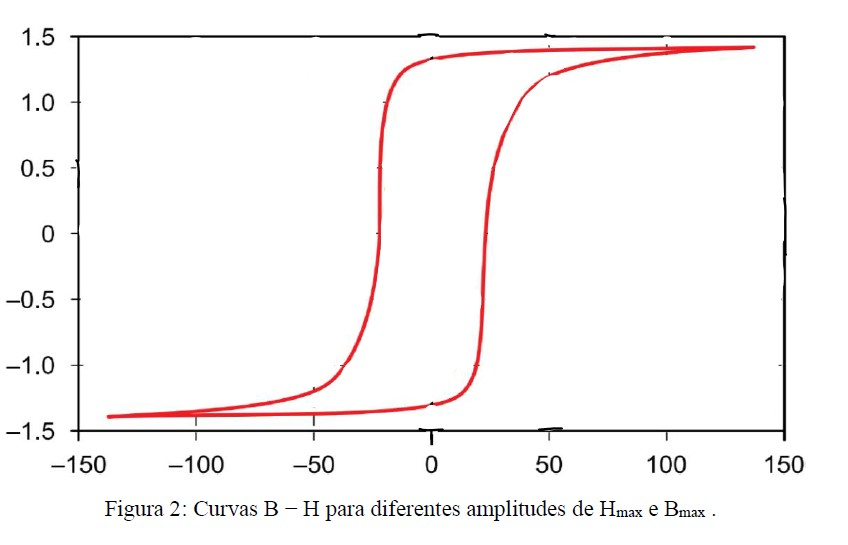
#> input picture Nova pasta/grafico.jpg, 848 x 545 px
$ python areagrafico.py
#> lines starting #> are read from the running program, lines starting #| are printed output that depends on the picture; after the words box and inside, x2 and y2 are one past the last pixel; in counts of white or black regions, pixels touching at a corner belong together
import cv2
import numpy as np

# Carregar imagem
img = cv2.imread('grafico.jpg', cv2.IMREAD_GRAYSCALE)
#> img: shape (545, 848); min 0, max 255, mean 247.1

# Aplicar detecção de bordas para melhorar a segmentação
edges = cv2.Canny(img, 50, 150)
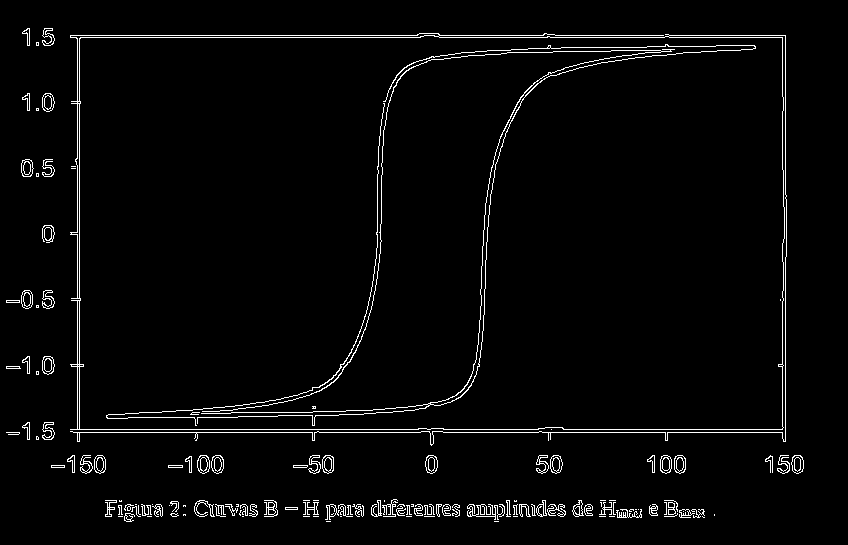
#> edges: shape (545, 848); 2.9% white in thin lines or dots, all inside (x1, y1, x2, y2) = (6, 28, 804, 522)

# Detectar contornos
contornos, _ = cv2.findContours(edges, cv2.RETR_EXTERNAL, cv2.CHAIN_APPROX_SIMPLE)
#> contornos = 138 contours, 82 with area under 20; largest, box (x1, y1, x2, y2) and area: (70, 33, 787, 446) 277310, (211, 455, 224, 474) 182, (197, 455, 210, 474) 182, (42, 356, 55, 375) 179, (425, 455, 438, 474) 178

# Criar uma imagem colorida para desenhar
img_color = cv2.cvtColor(img, cv2.COLOR_GRAY2BGR)

# Garantir que temos ao menos dois contornos para preencher a histerese
if len(contornos) >= 2:
    # Ordenar contornos pelo tamanho (maiores primeiro)
    contornos = sorted(contornos, key=cv2.contourArea, reverse=True)
    contorno_externo, contorno_interno = contornos[:2]
#> contorno_externo = contour of 257 points, box (x1, y1, x2, y2) (70, 33, 787, 446), area 277310; contorno_interno = contour of 23 points, box (x1, y1, x2, y2) (211, 455, 224, 474), area 182

    # Criar uma máscara e preencher entre os contornos
    mask = np.zeros_like(img, dtype=np.uint8)
    cv2.drawContours(mask, [contorno_externo], -1, 255, thickness=cv2.FILLED)
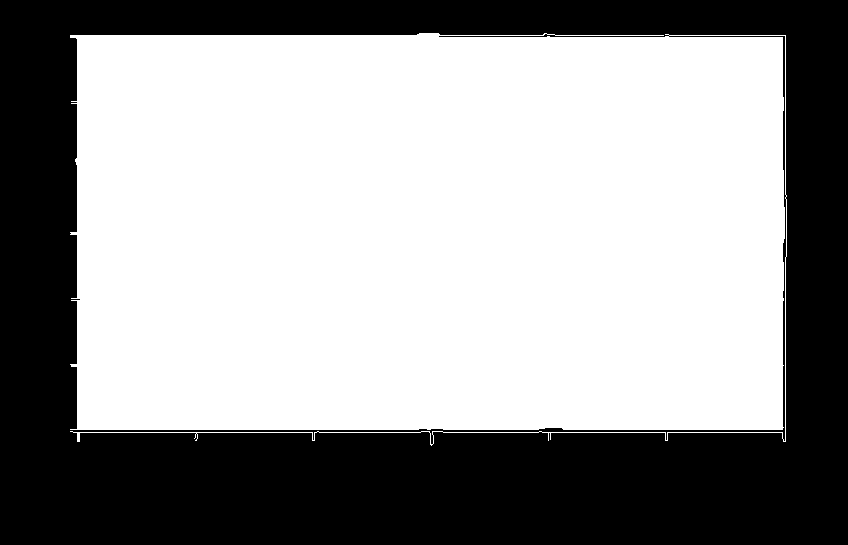
#> mask: shape (545, 848); 60.6% white; 1 black region, box (x1, y1, x2, y2) and area: (0, 0, 848, 545) 182146
    cv2.drawContours(mask, [contorno_interno], -1, 0, thickness=cv2.FILLED)

    # Pintar a área dentro da histerese
    img_color[mask == 255] = [0, 0, 255]
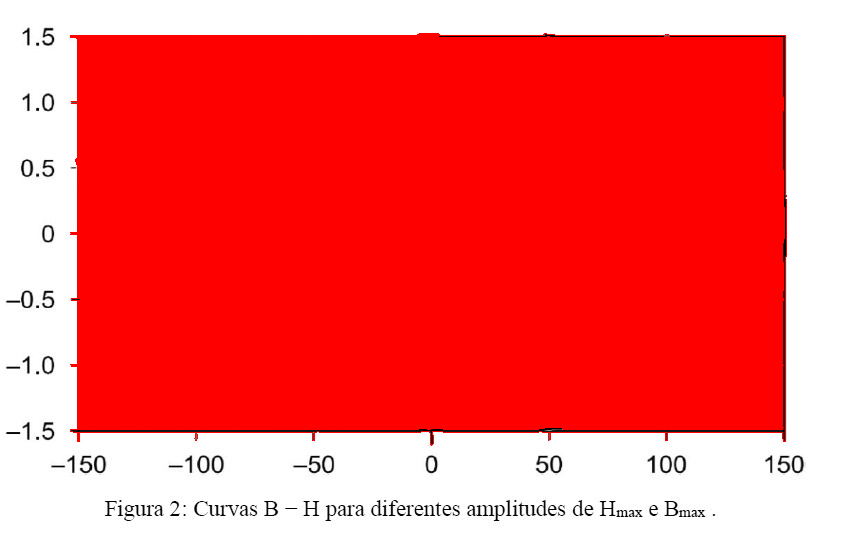
#> img_color: shape (545, 848, 3); mean B, G, R 96.6, 96.6, 251.1

    # Calcular a área interna da histerese
    area = np.sum(mask == 255)
#> area = 280014
    print(f"Área estimada: {area:.2f} pixels²")
#| Área estimada: 280014.00 pixels²
else:
    print("Contornos insuficientes detectados para preencher a histerese.")

# Mostrar a imagem com a área pintada
cv2.imshow('Área da Histerese', img_color)
cv2.waitKey(0)
cv2.destroyAllWindows()

$ run again, with Nova pasta/curva de magnetizacao.png saved as Nova pasta/grafico.jpg
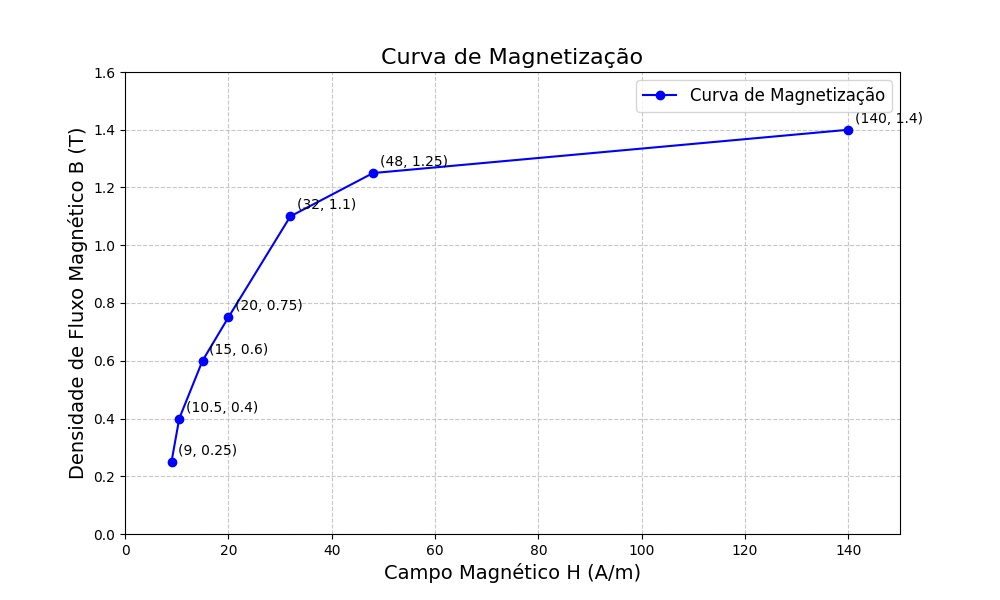
#> input picture Nova pasta/curva de magnetizacao.png, 1000 x 600 px
#> `edges = cv2.Canny(img, 50, 150)`:
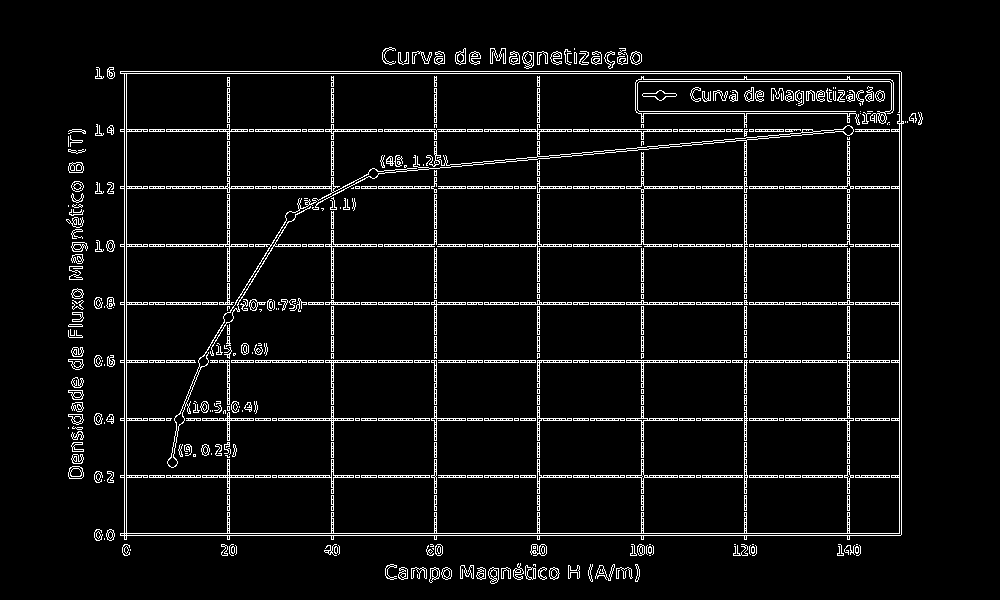
#> edges: shape (600, 1000); 5.6% white in thin lines or dots, all inside (x1, y1, x2, y2) = (66, 47, 923, 584)
#> contornos = 139 contours, 66 with area under 20; largest, box (x1, y1, x2, y2) and area: (120, 71, 904, 540) 360684, (68, 466, 84, 479) 160, (522, 51, 534, 69) 139, (68, 162, 84, 173) 134, (488, 567, 499, 584) 126
#> contorno_externo = contour of 108 points, box (x1, y1, x2, y2) (120, 71, 904, 540), area 360684; contorno_interno = contour of 17 points, box (x1, y1, x2, y2) (68, 466, 84, 479), area 160
#> mask: shape (600, 1000); 60.3% white; 1 black region, box (x1, y1, x2, y2) and area: (0, 0, 1000, 600) 238022
#> `img_color[mask == 255] = [0, 0, 255]`:
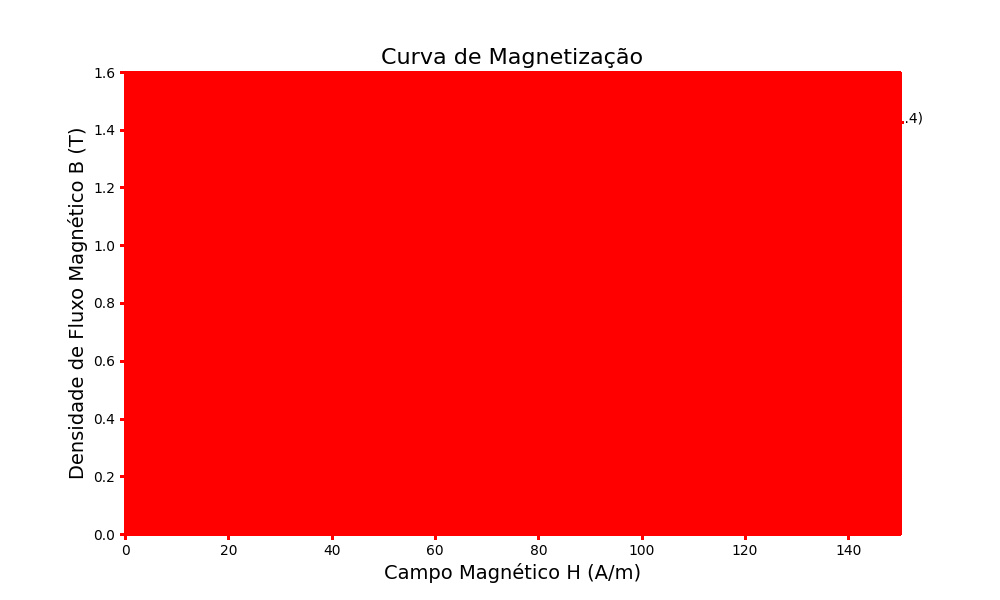
#> img_color: shape (600, 1000, 3); mean B, G, R 99.2, 99.2, 253
#> area = 361978
#| Área estimada: 361978.00 pixels²

$ run again, with Nova pasta/letrab.png saved as Nova pasta/grafico.jpg
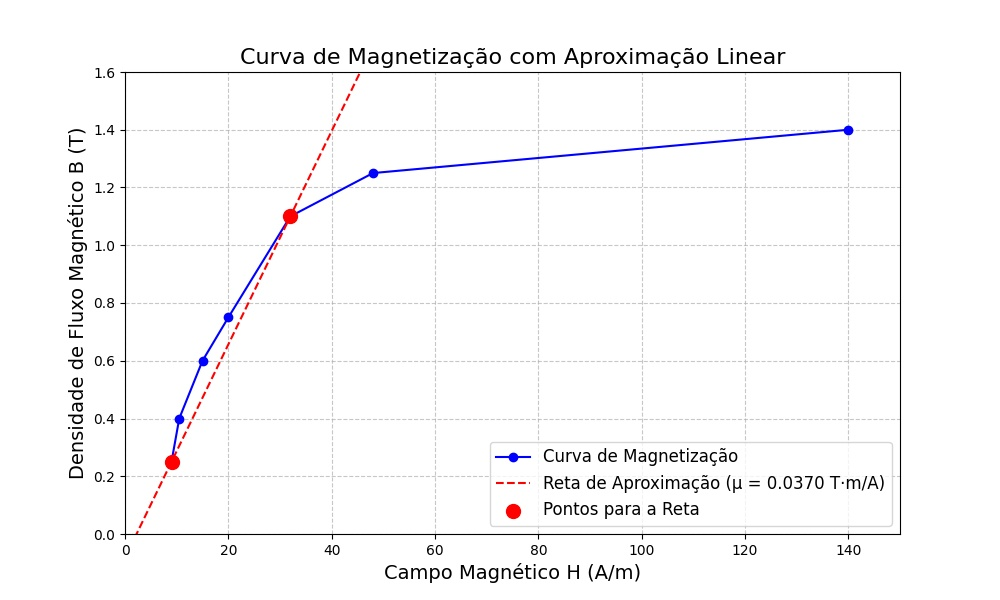
#> input picture Nova pasta/letrab.png, 1000 x 600 px
#> `edges = cv2.Canny(img, 50, 150)`:
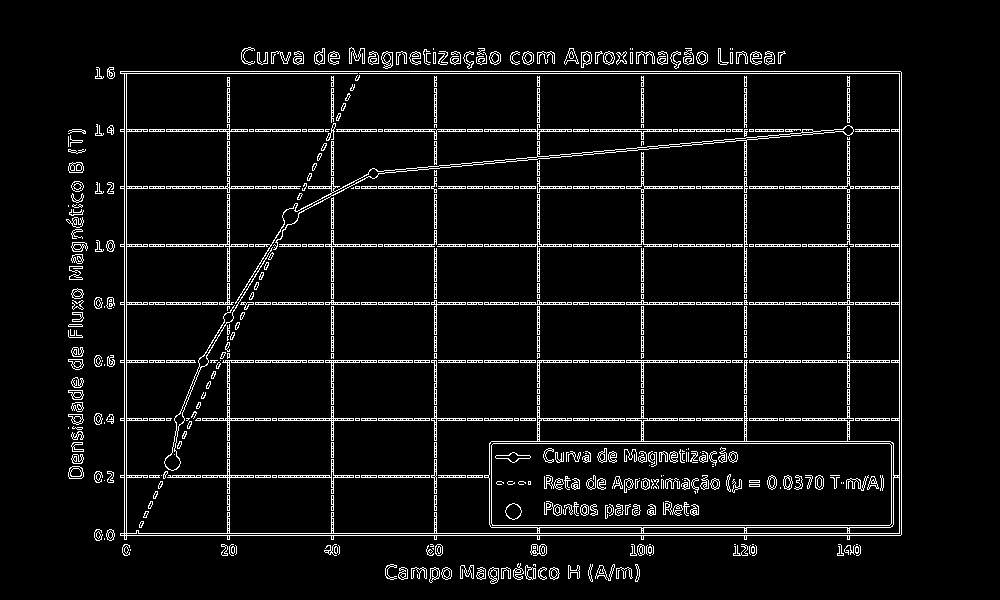
#> edges: shape (600, 1000); 6% white in thin lines or dots, all inside (x1, y1, x2, y2) = (66, 47, 902, 584)
#> contornos = 160 contours, 69 with area under 20; largest, box (x1, y1, x2, y2) and area: (120, 71, 902, 540) 360679, (68, 466, 84, 479) 160, (381, 51, 393, 69) 139, (68, 162, 84, 173) 134, (488, 567, 499, 584) 126
#> contorno_externo = contour of 102 points, box (x1, y1, x2, y2) (120, 71, 902, 540), area 360679; contorno_interno = contour of 17 points, box (x1, y1, x2, y2) (68, 466, 84, 479), area 160
#> mask: shape (600, 1000); 60.3% white; 1 black region, box (x1, y1, x2, y2) and area: (0, 0, 1000, 600) 238028
#> `img_color[mask == 255] = [0, 0, 255]`:
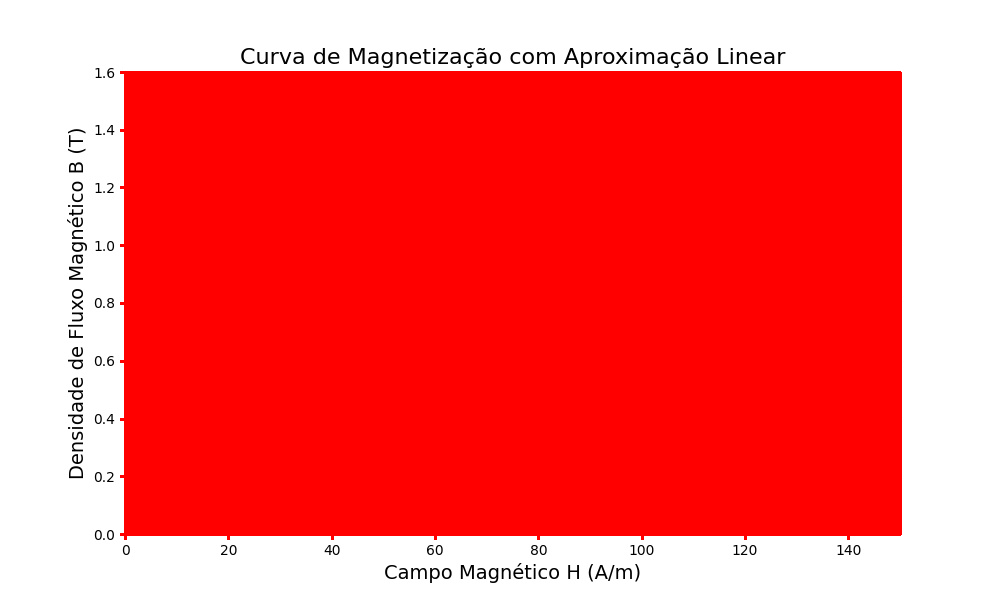
#> img_color: shape (600, 1000, 3); mean B, G, R 98.7, 98.7, 252.5
#> area = 361972
#| Área estimada: 361972.00 pixels²
